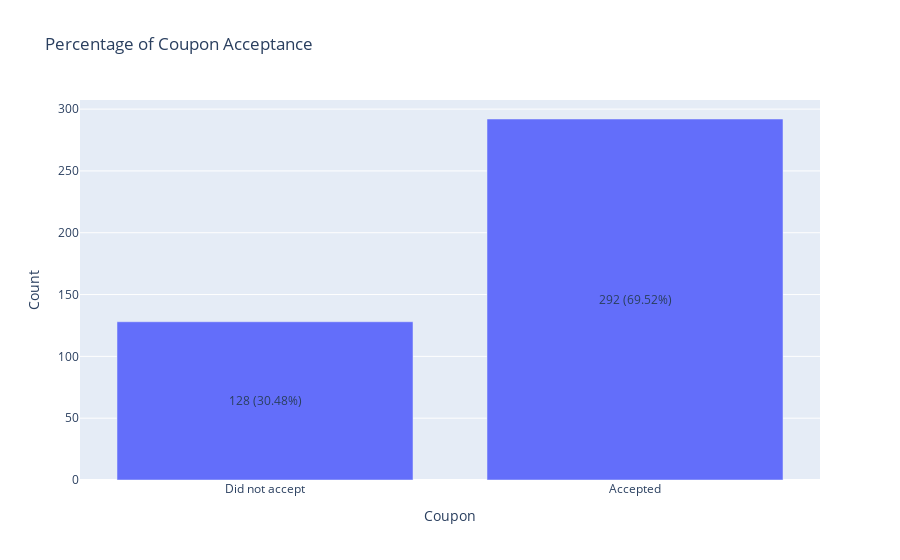

Notebook code for this chart:
### Markdown cell above
4. Compare the acceptance rate between drivers who go to a bar more than once a month and are over the age of 25 to the all others.  Is there a difference?

### Code cell
bar_more1_list = ['1~3','4~8','gt8']
age_over25_list = ['26','31','50plus','36','41','46']
percentage_grapher(bar_data.query('Bar in @bar_more1_list & age in @age_over25_list'))

### Figure 1 — Plotly figure (JSON) as saved in the notebook; plotly's stock layout.template omitted (floating-point values rounded to 4 significant figures)
{"data": [{"alignmentgroup": "True", "hovertemplate": "Coupon=%{x}<br>Count=%{y}<extra></extra>", "legendgroup": "", "marker": {"color": "#636efa", "pattern": {"shape": ""}}, "name": "", "offsetgroup": "", "orientation": "v", "showlegend": false, "textposition": "auto", "type": "bar", "x": ["Did not accept", "Accepted"], "xaxis": "x", "y": [128, 292], "yaxis": "y"}], "layout": {"annotations": [{"showarrow": false, "text": "128 (30.48%)", "x": 0, "y": 64}, {"showarrow": false, "text": "292 (69.52%)", "x": 1, "y": 146}], "barmode": "relative", "legend": {"tracegroupgap": 0}, "title": {"text": "Percentage of Coupon Acceptance"}, "xaxis": {"anchor": "y", "domain": [0, 1], "title": {"text": "Coupon"}}, "yaxis": {"anchor": "x", "domain": [0, 1], "title": {"text": "Count"}}}}
